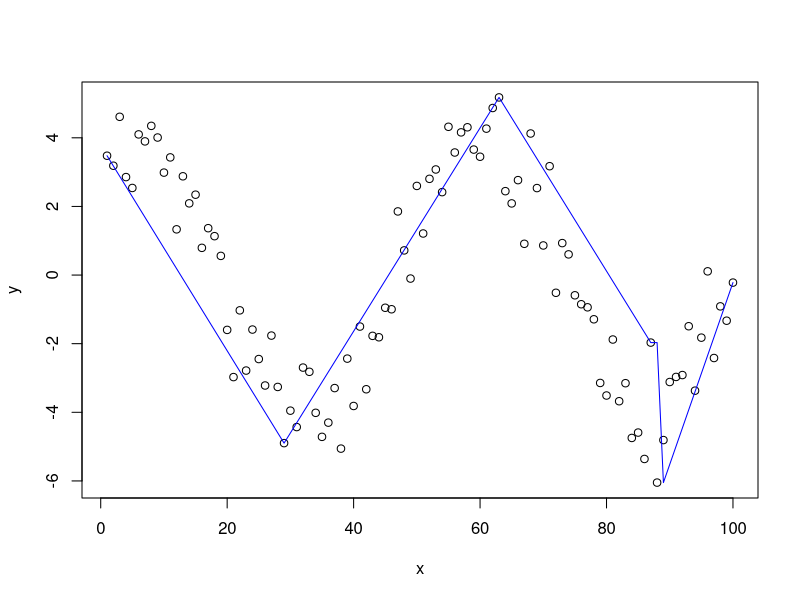

The R source for this figure:
tst <- data.frame(x=1:100, y=rnorm(100, 4*sin(seq(1,4*pi,len=100)), 1))
tst <- as.matrix(tst)

pip <- function(ps, interp=NULL, breakpoints=NULL) {
  if (missing(interp)) {
    interp <- approx(x=c(ps[1,"x"], ps[nrow(ps),"x"]), 
                     y=c(ps[1,"y"],ps[nrow(ps),"y"]), n=nrow(ps))
    interp <- do.call(cbind, interp)
    breakpoints <- c(1, nrow(ps))
  } else {
    ds <- sqrt(rowSums((ps - interp)^2))  # close by euclidean distance
    ind <- which.max(ds)
    ends <- c(min(ind-breakpoints[breakpoints<ind]), min(breakpoints[breakpoints>ind]-ind))
    leg1 <- approx(x=c(ps[ind-ends[1],"x"], ps[ind,"x"]),
                   y=c(ps[ind-ends[1],"y"], ps[ind,"y"]), n=ends[1]+1)
    leg2 <- approx(x=c(ps[ind,"x"], ps[ind+ends[2],"x"]),
                   y=c(ps[ind,"y"], ps[ind+ends[2],"y"]), n=ends[2])
    interp[(ind-ends[1]):ind, "y"] <- leg1$y
    interp[(ind+1):(ind+ends[2]), "y"] <- leg2$y
    breakpoints <- c(breakpoints, ind)
  }
  list(interp=interp, breakpoints=breakpoints)
}

constructPIP <- function(ps, times=10) {
  res <- pip(ps)
  for (i in 2:times) {
    res <- pip(ps, res$interp, res$breakpoints)
  }
  res
}

res <- constructPIP(tst, times=5)
plot(tst)
points(res$interp, col="blue", type="l")

